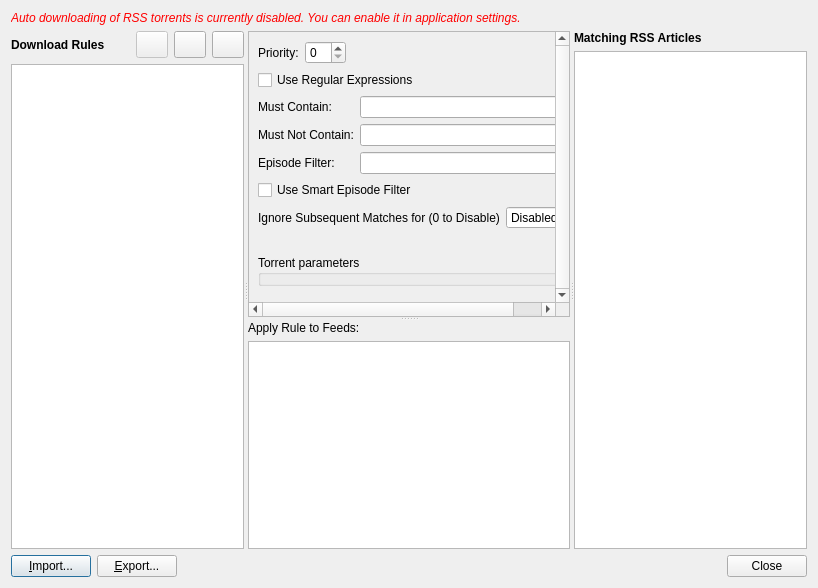
<?xml version="1.0" encoding="UTF-8"?>
<ui version="4.0">
    <class>AutomatedRssDownloader</class>
    <widget class="QDialog" name="AutomatedRssDownloader">
        <property name="geometry">
            <rect>
                <x>0</x>
                <y>0</y>
                <width>818</width>
                <height>588</height>
            </rect>
        </property>
        <property name="windowTitle">
            <string>RSS Downloader</string>
        </property>
        <layout class="QVBoxLayout" name="verticalLayout_4">
            <item>
                <widget class="QLabel" name="labelWarn">
                    <property name="font">
                        <font>
                            <italic>true</italic>
                        </font>
                    </property>
                    <property name="styleSheet">
                        <string notr="true">color: red;</string>
                    </property>
                    <property name="text">
                        <string>Auto downloading of RSS torrents is currently disabled. You can enable it in application settings.</string>
                    </property>
                    <property name="wordWrap">
                        <bool>true</bool>
                    </property>
                </widget>
            </item>
            <item>
                <widget class="QSplitter" name="mainSplitter">
                    <property name="sizePolicy">
                        <sizepolicy hsizetype="Expanding" vsizetype="Expanding">
                            <horstretch>0</horstretch>
                            <verstretch>0</verstretch>
                        </sizepolicy>
                    </property>
                    <property name="orientation">
                        <enum>Qt::Horizontal</enum>
                    </property>
                    <widget class="QWidget" name="ruleListLayoutWidget">
                        <layout class="QVBoxLayout" name="ruleListLayout">
                            <item>
                                <layout class="QHBoxLayout" name="ruleListHeaderLayout">
                                    <item>
                                        <widget class="QLabel" name="ruleListLabel">
                                            <property name="font">
                                                <font>
                                                    <bold>true</bold>
                                                </font>
                                            </property>
                                            <property name="text">
                                                <string>Download Rules</string>
                                            </property>
                                        </widget>
                                    </item>
                                    <item>
                                        <widget class="QToolButton" name="renameRuleBtn">
                                            <property name="enabled">
                                                <bool>false</bool>
                                            </property>
                                            <property name="toolTip">
                                                <string>Rename selected rule. You can also use the F2 hotkey to rename.</string>
                                            </property>
                                            <property name="iconSize">
                                                <size>
                                                    <width>24</width>
                                                    <height>20</height>
                                                </size>
                                            </property>
                                        </widget>
                                    </item>
                                    <item>
                                        <widget class="QToolButton" name="removeRuleBtn">
                                            <property name="iconSize">
                                                <size>
                                                    <width>24</width>
                                                    <height>20</height>
                                                </size>
                                            </property>
                                        </widget>
                                    </item>
                                    <item>
                                        <widget class="QToolButton" name="addRuleBtn">
                                            <property name="iconSize">
                                                <size>
                                                    <width>24</width>
                                                    <height>20</height>
                                                </size>
                                            </property>
                                        </widget>
                                    </item>
                                </layout>
                            </item>
                            <item>
                                <widget class="QListWidget" name="ruleList">
                                    <property name="contextMenuPolicy">
                                        <enum>Qt::CustomContextMenu</enum>
                                    </property>
                                </widget>
                            </item>
                        </layout>
                    </widget>
                    <widget class="QSplitter" name="ruleDefSplitter">
                        <property name="orientation">
                            <enum>Qt::Vertical</enum>
                        </property>
                        <widget class="QScrollArea" name="ruleScrollArea">
                            <property name="sizePolicy">
                                <sizepolicy hsizetype="Preferred" vsizetype="Expanding">
                                    <horstretch>0</horstretch>
                                    <verstretch>0</verstretch>
                                </sizepolicy>
                            </property>
                            <property name="verticalScrollBarPolicy">
                                <enum>Qt::ScrollBarAlwaysOn</enum>
                            </property>
                            <property name="horizontalScrollBarPolicy">
                                <enum>Qt::ScrollBarAsNeeded</enum>
                            </property>
                            <property name="sizeAdjustPolicy">
                                <enum>QAbstractScrollArea::AdjustToContentsOnFirstShow</enum>
                            </property>
                            <property name="widgetResizable">
                                <bool>true</bool>
                            </property>
                            <widget class="QWidget" name="scrollAreaWidgetContents">
                                <property name="geometry">
                                    <rect>
                                        <x>0</x>
                                        <y>0</y>
                                        <width>370</width>
                                        <height>277</height>
                                    </rect>
                                </property>
                                <layout class="QVBoxLayout" name="verticalLayout_8" stretch="0,0,0,0,0,0,0,1">
                                    <item>
                                        <layout class="QHBoxLayout" name="priorityLayout">
                                            <item>
                                                <widget class="QLabel" name="priorityLabel">
                                                    <property name="text">
                                                        <string>Priority:</string>
                                                    </property>
                                                </widget>
                                            </item>
                                            <item>
                                                <widget class="QSpinBox" name="prioritySpinBox"/>
                                            </item>
                                            <item>
                                                <spacer name="prioritySpacer">
                                                    <property name="orientation">
                                                        <enum>Qt::Horizontal</enum>
                                                    </property>
                                                    <property name="sizeHint" stdset="0">
                                                        <size>
                                                            <width>40</width>
                                                            <height>20</height>
                                                        </size>
                                                    </property>
                                                </spacer>
                                            </item>
                                        </layout>
                                    </item>
                                    <item>
                                        <widget class="QCheckBox" name="checkRegex">
                                            <property name="text">
                                                <string>Use Regular Expressions</string>
                                            </property>
                                        </widget>
                                    </item>
                                    <item>
                                        <layout class="QGridLayout" name="gridLayout">
                                            <item row="0" column="0">
                                                <widget class="QLabel" name="labelMustContain">
                                                    <property name="text">
                                                        <string>Must Contain:</string>
                                                    </property>
                                                </widget>
                                            </item>
                                            <item row="1" column="0">
                                                <widget class="QLabel" name="labelMustNotContain">
                                                    <property name="text">
                                                        <string>Must Not Contain:</string>
                                                    </property>
                                                </widget>
                                            </item>
                                            <item row="2" column="0">
                                                <widget class="QLabel" name="lblEFilter">
                                                    <property name="text">
                                                        <string>Episode Filter:</string>
                                                    </property>
                                                </widget>
                                            </item>
                                            <item row="2" column="2">
                                                <widget class="QLabel" name="lblEFilterStat">
                                                    <property name="maximumSize">
                                                        <size>
                                                            <width>18</width>
                                                            <height>18</height>
                                                        </size>
                                                    </property>
                                                </widget>
                                            </item>
                                            <item row="1" column="2">
                                                <widget class="QLabel" name="labelMustNotStat">
                                                    <property name="maximumSize">
                                                        <size>
                                                            <width>18</width>
                                                            <height>18</height>
                                                        </size>
                                                    </property>
                                                </widget>
                                            </item>
                                            <item row="0" column="1">
                                                <widget class="QLineEdit" name="lineContains"/>
                                            </item>
                                            <item row="0" column="2">
                                                <widget class="QLabel" name="labelMustStat">
                                                    <property name="maximumSize">
                                                        <size>
                                                            <width>18</width>
                                                            <height>18</height>
                                                        </size>
                                                    </property>
                                                </widget>
                                            </item>
                                            <item row="2" column="2">
                                                <widget class="QLabel" name="labelEpFilterStat">
                                                    <property name="maximumSize">
                                                        <size>
                                                            <width>18</width>
                                                            <height>18</height>
                                                        </size>
                                                    </property>
                                                </widget>
                                            </item>
                                            <item row="1" column="1">
                                                <widget class="QLineEdit" name="lineNotContains"/>
                                            </item>
                                            <item row="2" column="1">
                                                <widget class="QLineEdit" name="lineEFilter"/>
                                            </item>
                                        </layout>
                                    </item>
                                    <item>
                                        <widget class="QCheckBox" name="checkSmart">
                                            <property name="toolTip">
                                                <string>Smart Episode Filter will check the episode number to prevent downloading of duplicates.
                                                    Supports the formats: S01E01, 1x1, 2017.12.31 and 31.12.2017 (Date formats also support - as a separator)
                                                </string>
                                            </property>
                                            <property name="text">
                                                <string>Use Smart Episode Filter</string>
                                            </property>
                                        </widget>
                                    </item>
                                    <item>
                                        <layout class="QHBoxLayout" name="ignorePeriodLayout">
                                            <item>
                                                <widget class="QLabel" name="lblIgnoreDays">
                                                    <property name="text">
                                                        <string extracomment="... X days">Ignore Subsequent Matches for (0 to Disable)</string>
                                                    </property>
                                                </widget>
                                            </item>
                                            <item>
                                                <widget class="QSpinBox" name="spinIgnorePeriod">
                                                    <property name="enabled">
                                                        <bool>true</bool>
                                                    </property>
                                                    <property name="specialValueText">
                                                        <string>Disabled</string>
                                                    </property>
                                                    <property name="suffix">
                                                        <string>days</string>
                                                    </property>
                                                    <property name="minimum">
                                                        <number>0</number>
                                                    </property>
                                                    <property name="maximum">
                                                        <number>365</number>
                                                    </property>
                                                </widget>
                                            </item>
                                        </layout>
                                    </item>
                                    <item>
                                        <widget class="QLabel" name="lblLastMatch">
                                            <property name="enabled">
                                                <bool>true</bool>
                                            </property>
                                            <property name="alignment">
                                                <set>Qt::AlignRight|Qt::AlignTrailing|Qt::AlignVCenter</set>
                                            </property>
                                        </widget>
                                    </item>
                                    <item>
                                        <widget class="QGroupBox" name="torrentParametersGroupBox">
                                            <property name="title">
                                                <string>Torrent parameters</string>
                                            </property>
                                            <property name="flat">
                                                <bool>true</bool>
                                            </property>
                                            <layout class="QVBoxLayout" name="verticalLayout_7">
                                                <property name="leftMargin">
                                                    <number>0</number>
                                                </property>
                                                <property name="topMargin">
                                                    <number>0</number>
                                                </property>
                                                <property name="rightMargin">
                                                    <number>0</number>
                                                </property>
                                                <property name="bottomMargin">
                                                    <number>0</number>
                                                </property>
                                            </layout>
                                        </widget>
                                    </item>
                                    <item>
                                        <spacer name="verticalSpacer">
                                            <property name="orientation">
                                                <enum>Qt::Vertical</enum>
                                            </property>
                                            <property name="sizeHint" stdset="0">
                                                <size>
                                                    <width>20</width>
                                                    <height>0</height>
                                                </size>
                                            </property>
                                        </spacer>
                                    </item>
                                </layout>
                            </widget>
                        </widget>
                        <widget class="QWidget" name="layoutWidget">
                            <layout class="QVBoxLayout" name="verticalLayout">
                                <property name="sizeConstraint">
                                    <enum>QLayout::SetDefaultConstraint</enum>
                                </property>
                                <item>
                                    <widget class="QLabel" name="lblListFeeds">
                                        <property name="font">
                                            <font>
                                                <bold>false</bold>
                                            </font>
                                        </property>
                                        <property name="text">
                                            <string>Apply Rule to Feeds:</string>
                                        </property>
                                    </widget>
                                </item>
                                <item>
                                    <widget class="QListWidget" name="listFeeds"/>
                                </item>
                            </layout>
                        </widget>
                    </widget>
                    <widget class="QWidget" name="matchingArticlesLayoutWidget">
                        <layout class="QVBoxLayout" name="matchingArticlesLayout">
                            <item>
                                <widget class="QLabel" name="matchingArticlesLabel">
                                    <property name="font">
                                        <font>
                                            <bold>true</bold>
                                        </font>
                                    </property>
                                    <property name="text">
                                        <string>Matching RSS Articles</string>
                                    </property>
                                </widget>
                            </item>
                            <item>
                                <widget class="QTreeWidget" name="matchingArticlesTree">
                                    <attribute name="headerVisible">
                                        <bool>false</bool>
                                    </attribute>
                                    <column>
                                        <property name="text">
                                            <string notr="true">1</string>
                                        </property>
                                    </column>
                                </widget>
                            </item>
                        </layout>
                    </widget>
                </widget>
            </item>
            <item>
                <layout class="QHBoxLayout" name="buttonsLayout">
                    <item>
                        <widget class="QPushButton" name="importBtn">
                            <property name="enabled">
                                <bool>true</bool>
                            </property>
                            <property name="text">
                                <string>&amp;Import...</string>
                            </property>
                        </widget>
                    </item>
                    <item>
                        <widget class="QPushButton" name="exportBtn">
                            <property name="enabled">
                                <bool>true</bool>
                            </property>
                            <property name="text">
                                <string>&amp;Export...</string>
                            </property>
                        </widget>
                    </item>
                    <item>
                        <widget class="QDialogButtonBox" name="buttonBox">
                            <property name="focusPolicy">
                                <enum>Qt::StrongFocus</enum>
                            </property>
                            <property name="standardButtons">
                                <set>QDialogButtonBox::Close</set>
                            </property>
                        </widget>
                    </item>
                </layout>
            </item>
        </layout>
    </widget>
    <tabstops>
        <tabstop>renameRuleBtn</tabstop>
        <tabstop>removeRuleBtn</tabstop>
        <tabstop>addRuleBtn</tabstop>
        <tabstop>ruleList</tabstop>
        <tabstop>lineContains</tabstop>
        <tabstop>lineNotContains</tabstop>
        <tabstop>lineEFilter</tabstop>
        <tabstop>spinIgnorePeriod</tabstop>
        <tabstop>listFeeds</tabstop>
        <tabstop>matchingArticlesTree</tabstop>
        <tabstop>importBtn</tabstop>
        <tabstop>exportBtn</tabstop>
    </tabstops>
    <resources/>
    <connections/>
</ui>
